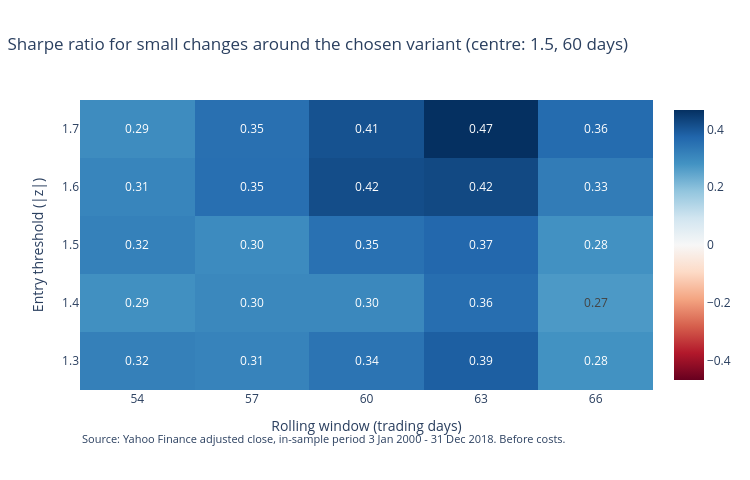

Notebook code cell kept with this figure:
### Markdown cell above
## 5. Small changes of the parameters

The brief: "If a tiny change collapses the result, that is a sign you found noise." 24 small changes
around the chosen cell (centre), logged as trials, never used to choose again.

### Code cell
zoom = pd.DataFrame(
    [
        run_variant(
            round(chosen[0] + off, 2),
            round(chosen[1] * fac),
            "phase2-zoom",
            f"zoom around {chosen}",
        )
        if (round(chosen[0] + off, 2), round(chosen[1] * fac)) != chosen
        else grid.set_index(["entry", "window"]).loc[chosen].to_dict()
        | {"entry": chosen[0], "window": chosen[1]}
        for off in SIGNAL_GRID.threshold_offsets
        for fac in SIGNAL_GRID.window_factors
    ]
)
heatmap(
    zoom.pivot(index="entry", columns="window", values="sharpe"),
    "Sharpe ratio for small changes around the chosen variant (centre: 1.5, 60 days)",
    "02_zoom_sharpe",
).show()

### Figure 1 — Plotly figure (JSON) as saved in the notebook; plotly's stock layout.template omitted (floating-point values rounded to 4 significant figures)
{"data": [{"colorbar": {"title": {"text": ""}}, "colorscale": [[0.0, "rgb(103,0,31)"], [0.1, "rgb(178,24,43)"], [0.2, "rgb(214,96,77)"], [0.3, "rgb(244,165,130)"], [0.4, "rgb(253,219,199)"], [0.5, "rgb(247,247,247)"], [0.6, "rgb(209,229,240)"], [0.7, "rgb(146,197,222)"], [0.8, "rgb(67,147,195)"], [0.9, "rgb(33,102,172)"], [1.0, "rgb(5,48,97)"]], "texttemplate": "%{z:.2f}", "type": "heatmap", "x": ["54", "57", "60", "63", "66"], "y": ["1.3", "1.4", "1.5", "1.6", "1.7"], "z": [[0.3195, 0.3132, 0.3447, 0.3861, 0.2832], [0.2865, 0.303, 0.3036, 0.3573, 0.2692], [0.3178, 0.296, 0.3515, 0.3686, 0.2839], [0.3099, 0.3546, 0.4179, 0.4243, 0.3273], [0.2948, 0.3528, 0.4091, 0.4673, 0.3619]], "zmid": 0.0}], "layout": {"annotations": [{"font": {"size": 11}, "showarrow": false, "text": "Source: Yahoo Finance adjusted close, in-sample period 3 Jan 2000 - 31 Dec 2018. Before costs.", "x": 0, "xref": "paper", "y": -0.2, "yref": "paper"}], "height": 480, "legend": {"orientation": "h", "x": 0.01, "y": 1.02, "yanchor": "bottom"}, "margin": {"b": 90}, "title": {"text": "Sharpe ratio for small changes around the chosen variant (centre: 1.5, 60 days)", "x": 0.01}, "width": 750, "xaxis": {"title": {"text": "Rolling window (trading days)"}}, "yaxis": {"title": {"text": "Entry threshold (|z|)"}}}}
